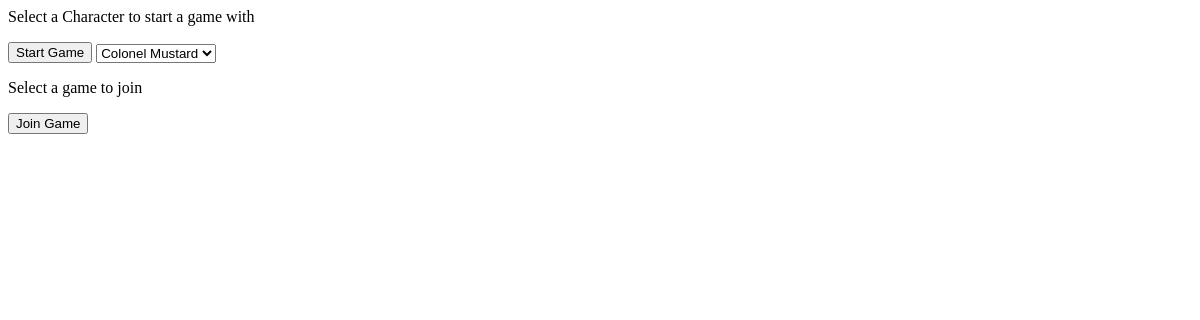
The app's page /, older data.
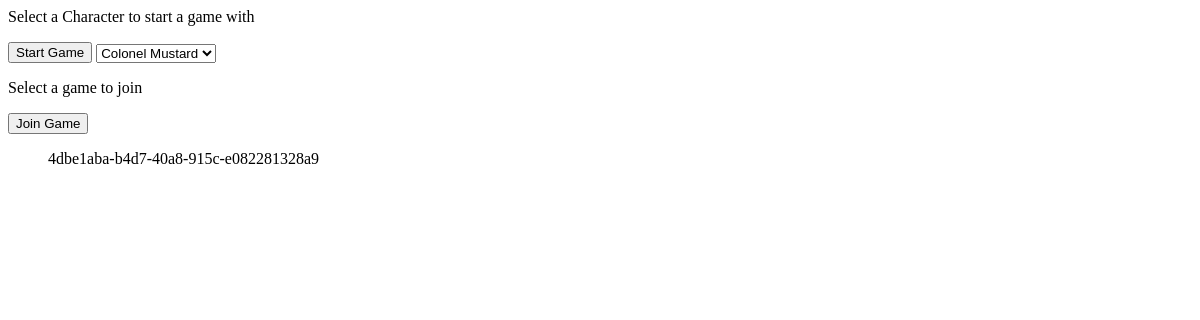
The same page, newer data.
### lobby/models.py (models this page shows, shortened)
class ActiveGames(models.Model):
    id = models.UUIDField(primary_key=True, default=uuid.uuid4, editable=False)
    num_of_players = models.BigIntegerField()
    solution_character = models.CharField(max_length=100)
    solution_room = models.CharField(max_length=100)
    solution_weapon = models.CharField(max_length=100)

### lobby/views.py (the view)
# urls.py: path("", views.index, name="index"),
def index(request):
    game_list = ActiveGames.objects.all()
    context = {
        "gameList": game_list
    }
    return render(request, "lobby/index.html", context)

### lobby/templates/lobby/index.html (shortened to what this page needs)
{% load static %}
<link  href="{% static 'lobby/css/style.css' %}" rel="stylesheet">
<div>
    <p >Select a Character to start a game with</p>
    <button class="startGameButton">Start Game</button>
    <select name="characters" id="characters" class="characters">
        <option value="Colonel Mustard">Colonel Mustard</option>
    </select>
    <p>Select a game to join</p>
    <button class="joinGameButton">Join Game</button>
    <ul>
        {% for game in gameList %}
            <li class="game">{{game.id}}</li>
        {% endfor %}
    </ul>
</div>

Row changes from the older to the newer data that the page shows:
added ActiveGames: id "4dbe1aba-b4d7-40a8-915c-e082281328a9"
